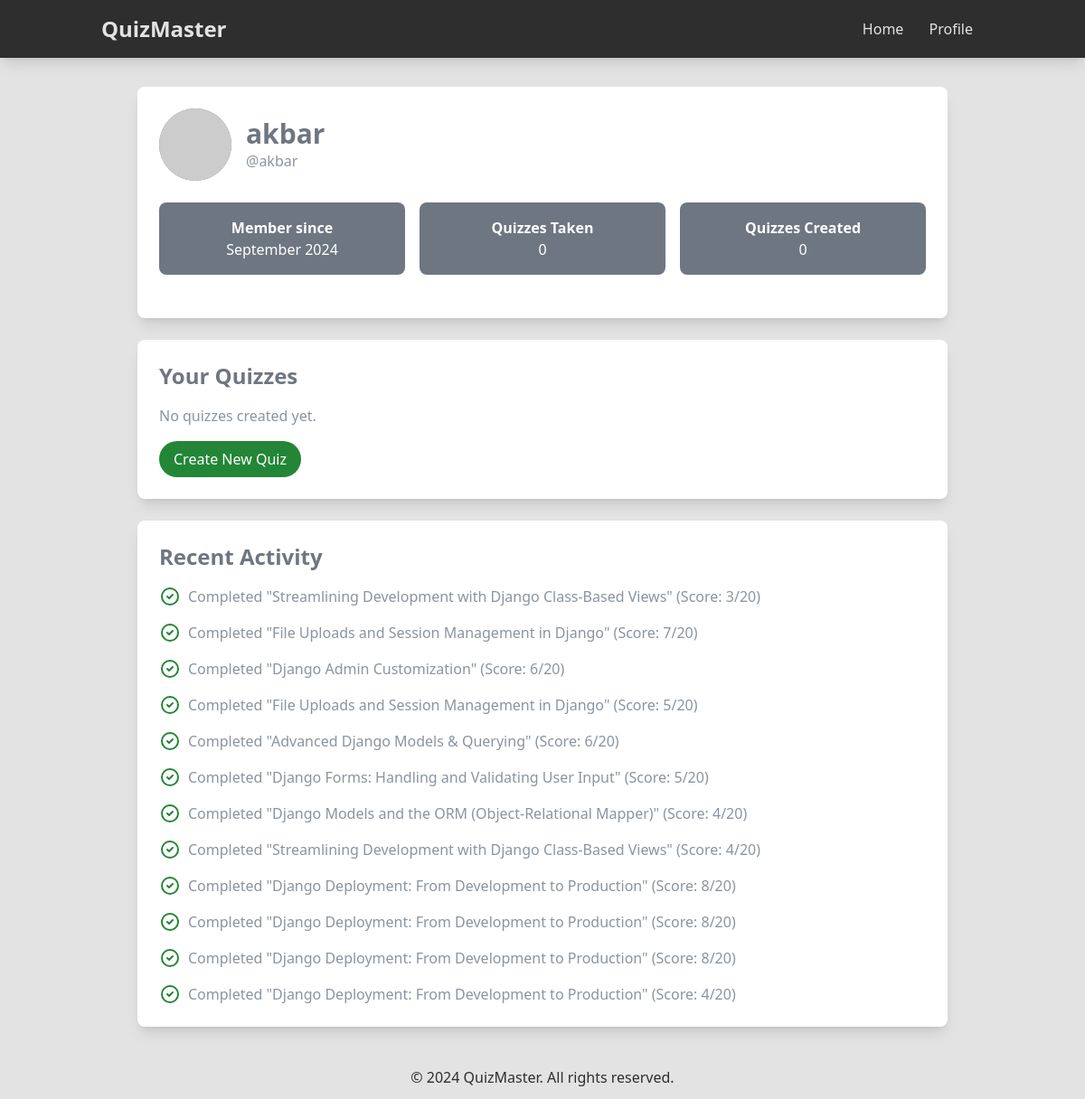
Page /profile/1/ on the earlier database version.
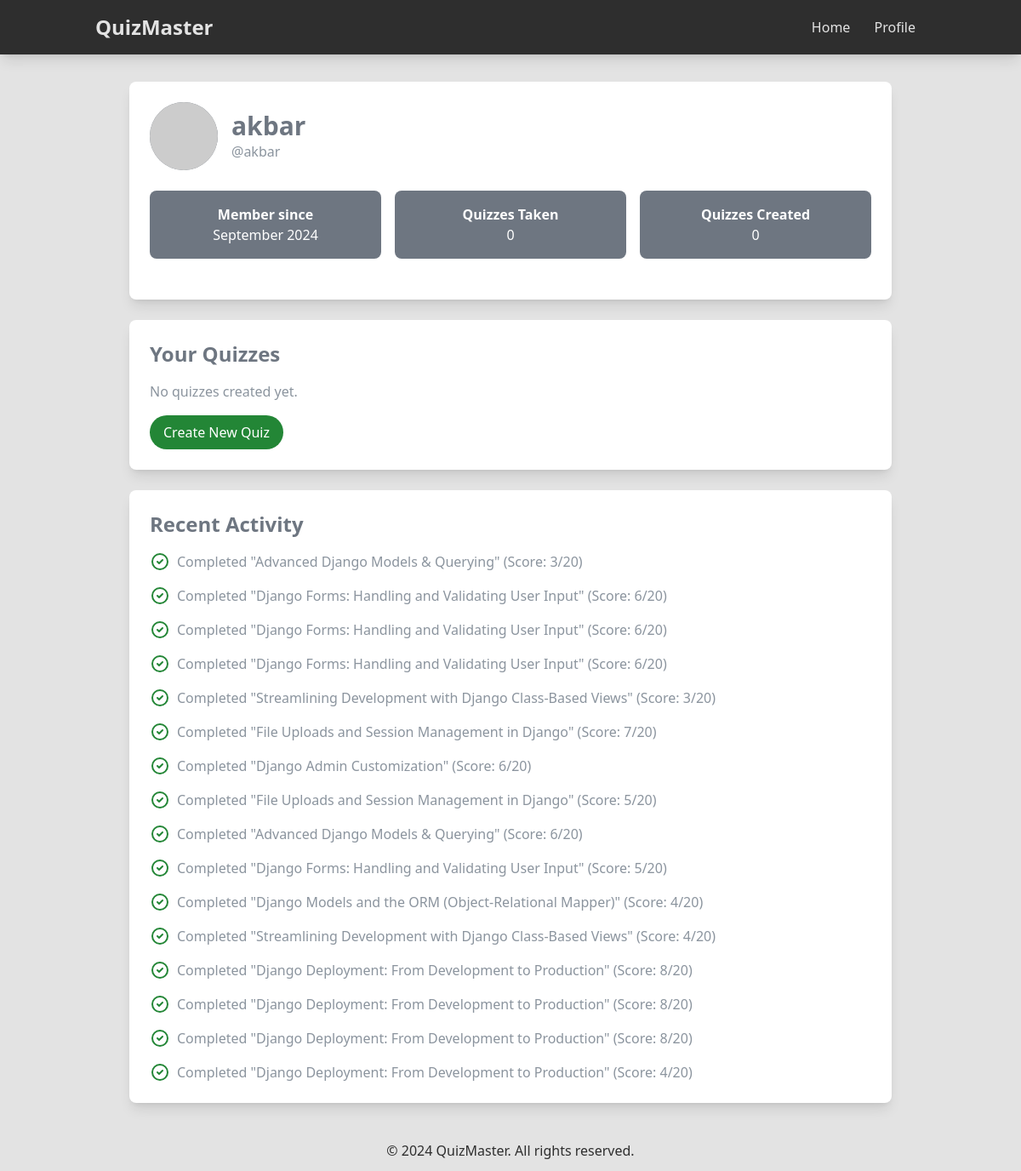
Same page on the later database version.
### quizzes/models.py (models this page shows, shortened)
class UserProfile(models.Model):
    user = models.OneToOneField(User, on_delete=models.CASCADE)
    bio = models.TextField(blank=True)
    quizzes_taken = models.IntegerField(default=0)
    quizzes_created = models.IntegerField(default=0)

class QuizAttempt(models.Model):
    quiz = models.ForeignKey(Quiz, on_delete=models.CASCADE)
    user = models.ForeignKey(User, on_delete=models.CASCADE)
    score = models.IntegerField(default=0)
    time_taken = models.DurationField(null=True, blank=True)
    started_at = models.DateTimeField(auto_now_add=True)
    completed_at = models.DateTimeField(null=True, blank=True)

class Quiz(models.Model):
    title = models.CharField(max_length=200)
    description = models.TextField(blank=True)
    category = models.CharField(max_length=50)
    creator = models.ForeignKey(User, on_delete=models.CASCADE)
    created_at = models.DateTimeField(auto_now_add=True)
    updated_at = models.DateTimeField(auto_now=True)

### quizzes/views.py (the view)
# urls.py: path("profile/<int:member_id>/", views.member_profile, name="profile"),
def member_profile(request, member_id):
    try:
        user = get_object_or_404(User, id=member_id)
        profile, created = UserProfile.objects.get_or_create(user=user)
        quiz_attempts = QuizAttempt.objects.filter(user=user).order_by("-completed_at")
        created_quizzes = Quiz.objects.filter(creator=user).order_by("-created_at")
        context = {
            "profile": profile,
            "quiz_attempts": quiz_attempts,
            "created_quizzes": created_quizzes,
        }
        return render(request, "quizzes/profile.html", context)
    except Http404:
        return handle_error(
            request, "User Not Found", "The requested user profile does not exist."
        )

### quizzes/templates/quizzes/profile.html (shortened to what this page needs)
{% extends 'quizzes/base.html' %}
{% block content %}
  <div class="max-w-4xl mx-auto">
    <div class="bg-white dark:bg-[#0d1117] rounded-lg shadow-lg p-6 mb-6">
      <div class="flex items-center space-x-4 mb-6">
        <img src="https://picsum.photos/80/80" alt="User Avatar" class="w-20 h-20 rounded-full bg-[#6e7681] dark:bg-[#c9d1d9]" />
        <div>
          <h1 class="text-3xl font-bold font-heading text-[#6e7681] dark:text-[#c9d1d9]">{{ profile.user.username }}</h1>
          <p class="text-[#8b949e] dark:text-[#8b949e]">@{{ profile.user.username }}</p>
        </div>
      </div>
      <div class="grid grid-cols-1 md:grid-cols-3 gap-4 mb-6">
        <div class="bg-[#6e7681] dark:bg-[#c9d1d9] p-4 rounded-lg text-center">
          <p class="font-semibold text-white dark:text-[#0d1117]">Member since</p>
          <p class="text-white dark:text-[#0d1117]">{{ profile.user.date_joined|date:'F Y' }}</p>
        </div>
        <div class="bg-[#6e7681] dark:bg-[#c9d1d9] p-4 rounded-lg text-center">
          <p class="font-semibold text-white dark:text-[#0d1117]">Quizzes Taken</p>
          <p class="text-white dark:text-[#0d1117]">{{ profile.quizzes_taken }}</p>
        </div>
        <div class="bg-[#6e7681] dark:bg-[#c9d1d9] p-4 rounded-lg text-center">
          <p class="font-semibold text-white dark:text-[#0d1117]">Quizzes Created</p>
          <p class="text-white dark:text-[#0d1117]">{{ profile.quizzes_created }}</p>
        </div>
      </div>
    </div>
    <div class="bg-white dark:bg-[#0d1117] rounded-lg shadow-lg p-6 mb-6">
      <h2 class="text-2xl font-bold font-heading mb-4 text-[#6e7681] dark:text-[#c9d1d9]">Your Quizzes</h2>
      {% if created_quizzes %}
        <ul class="space-y-4">
          {% for quiz in created_quizzes %}
            <li>
              <p class="font-semibold text-[#6e7681] dark:text-[#c9d1d9]">{{ quiz.title }}</p>
              <p class="text-sm text-[#8b949e] dark:text-[#8b949e]">
                Plays: {{ quiz.quizattempt_set.count }}
                <span class="ml-2">
                  Avg Score:{% with avg_score=quiz.quizattempt_set.all|dictsort:'score'|last %}
                    {% if avg_score %}
                      {{ avg_score.score|floatformat:1 }}%
                    {% else %}
                      N/A
                    {% endif %}
                  {% endwith %}
                </span>
              </p>
            </li>
          {% endfor %}
        </ul>
      {% else %}
        <p class="text-[#8b949e] dark:text-[#8b949e]">No quizzes created yet.</p>
      {% endif %}
      <a href="{% url 'quiz_create' %}" class="mt-4 inline-block bg-[#238636] text-white rounded-full py-2 px-4 hover:bg-[#238636]/80 transition-colors">Create New Quiz</a>
    </div>
    <div class="bg-white dark:bg-[#0d1117] rounded-lg shadow-lg p-6">
      <h2 class="text-2xl font-bold font-heading mb-4 text-[#6e7681] dark:text-[#c9d1d9]">Recent Activity</h2>
      {% if quiz_attempts %}
        <ul class="space-y-4">
          {% for attempt in quiz_attempts %}
            <li class="flex items-center">
              <svg class="h-6 w-6 {% if attempt.score > attempt.quiz.questions.count|floatformat:0|divisibleby:2 %}
                  text-[#238636]
                {% else %}
                  text-[#cf222e]
                {% endif %} mr-2"
                fill="none"
                stroke="currentColor"
                viewBox="0 0 24 24"
                xmlns="http://www.w3.org/2000/svg">
                <path stroke-linecap="round" stroke-linejoin="round" stroke-width="2" d="M9 12l2 2 4-4m6 2a9 9 0 11-18 0 9 9 0 0118 0z"></path>
              </svg>
              <span class="text-[#8b949e] dark:text-[#8b949e]">Completed "{{ attempt.quiz.title }}" (Score: {{ attempt.score }}/{{ attempt.quiz.questions.count }})</span>
            </li>
          {% endfor %}
        </ul>
      {% else %}
        <p class="text-[#8b949e] dark:text-[#8b949e]">No recent quiz attempts.</p>
      {% endif %}
    </div>
  </div>
{% endblock %}

### quizzes/templates/quizzes/base.html (shortened to what this page needs)
{% load static tailwind_tags %}
{% load quiz_extras %}
<!DOCTYPE html>
<html lang="en">
  <head>
    {% load static %}
    {% tailwind_css %}
  </head>
  <body class="bg-[#e3e3e3] dark:bg-[#1d1d1d] min-h-screen flex flex-col">
    <header class="bg-[#2e2e2e] dark:bg-[#4d4d4d] text-[#e3e3e3] dark:text-[#1d1d1d] shadow-lg">
      <div class="container mx-auto px-6 py-4 flex justify-between items-center">
        <a href="#" class="text-2xl font-bold font-heading">QuizMaster</a>
        <nav>
          <a href="{% url 'home' %}" class="text-[#e3e3e3] dark:text-[#1d1d1d] hover:text-[#a0a0a0] dark:hover:text-[#d9d9d9] px-3 py-2 transition-colors">Home</a>
          <a href="{% url 'default_profile' %}" class="text-[#e3e3e3] dark:text-[#1d1d1d] hover:text-[#a0a0a0] dark:hover:text-[#d9d9d9] px-3 py-2 transition-colors">Profile</a>
        </nav>
      </div>
    </header>
    <main class="container mx-auto px-6 py-8" role="main">
      {% block content %}{% endblock %}
    </main>
    <footer class="container mx-auto px-6 py-3 text-center text-[#2e2e2e] dark:text-[#d9d9d9]">
      <p>&copy; 2024 QuizMaster. All rights reserved.</p>
    </footer>
  </body>
</html>

Differences in the rows shown:
added QuizAttempt: quiz "Advanced Django Models & Querying", score "3", quiz.questions.count "20"
added QuizAttempt: quiz "Django Forms: Handling and Validating User Input", score "6", quiz.questions.count "20"
added QuizAttempt: quiz "Django Forms: Handling and Validating User Input", score "6", quiz.questions.count "20"
added QuizAttempt: quiz "Django Forms: Handling and Validating User Input", score "6", quiz.questions.count "20"
